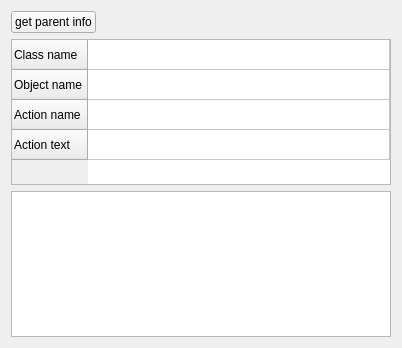
<?xml version="1.0" encoding="UTF-8"?>
<ui version="4.0">
 <class>GUITestWindow</class>
 <widget class="QWidget" name="GUITestWindow">
  <property name="geometry">
   <rect>
    <x>0</x>
    <y>0</y>
    <width>402</width>
    <height>348</height>
   </rect>
  </property>
  <property name="windowTitle">
   <string>GUI testing window</string>
  </property>
  <layout class="QGridLayout" name="gridLayout">
   <item row="1" column="0">
    <widget class="QTableWidget" name="tableWidget">
     <property name="sizePolicy">
      <sizepolicy hsizetype="Expanding" vsizetype="Expanding">
       <horstretch>0</horstretch>
       <verstretch>0</verstretch>
      </sizepolicy>
     </property>
     <property name="minimumSize">
      <size>
       <width>291</width>
       <height>0</height>
      </size>
     </property>
     <property name="rowCount">
      <number>4</number>
     </property>
     <property name="columnCount">
      <number>1</number>
     </property>
     <attribute name="horizontalHeaderVisible">
      <bool>false</bool>
     </attribute>
     <attribute name="horizontalHeaderCascadingSectionResizes">
      <bool>false</bool>
     </attribute>
     <attribute name="horizontalHeaderStretchLastSection">
      <bool>true</bool>
     </attribute>
     <attribute name="verticalHeaderStretchLastSection">
      <bool>false</bool>
     </attribute>
     <row>
      <property name="text">
       <string>Class name</string>
      </property>
     </row>
     <row>
      <property name="text">
       <string>Object name</string>
      </property>
     </row>
     <row>
      <property name="text">
       <string>Action name</string>
      </property>
     </row>
     <row>
      <property name="text">
       <string>Action text</string>
      </property>
     </row>
     <column>
      <property name="text">
       <string>value</string>
      </property>
     </column>
    </widget>
   </item>
   <item row="0" column="0">
    <layout class="QHBoxLayout" name="horizontalLayout">
     <item>
      <widget class="QPushButton" name="pushButton">
       <property name="text">
        <string>get parent info</string>
       </property>
      </widget>
     </item>
     <item>
      <widget class="QLabel" name="label">
       <property name="text">
        <string/>
       </property>
      </widget>
     </item>
     <item>
      <spacer name="horizontalSpacer">
       <property name="orientation">
        <enum>Qt::Horizontal</enum>
       </property>
       <property name="sizeHint" stdset="0">
        <size>
         <width>40</width>
         <height>20</height>
        </size>
       </property>
      </spacer>
     </item>
    </layout>
   </item>
   <item row="2" column="0">
    <widget class="QTextEdit" name="textEdit"/>
   </item>
  </layout>
 </widget>
 <resources/>
 <connections/>
</ui>
